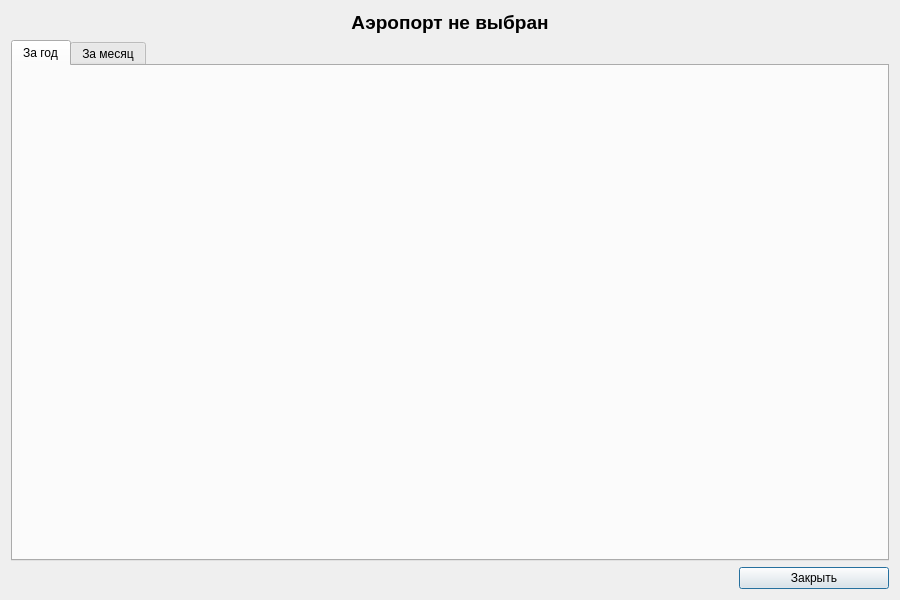
<?xml version="1.0" encoding="UTF-8"?>
<ui version="4.0">
 <class>LoadWindow</class>
 <widget class="QDialog" name="LoadWindow">
  <property name="geometry">
   <rect>
    <x>0</x>
    <y>0</y>
    <width>900</width>
    <height>600</height>
   </rect>
  </property>
  <property name="minimumSize">
   <size>
    <width>800</width>
    <height>500</height>
   </size>
  </property>
  <property name="windowTitle">
   <string>Загруженность аэропорта</string>
  </property>
  <layout class="QVBoxLayout" name="rootLayout">
   <item>
    <widget class="QLabel" name="airportNameLabel">
     <property name="font">
      <font>
       <pointsize>14</pointsize>
       <bold>true</bold>
      </font>
     </property>
     <property name="text">
      <string>Аэропорт не выбран</string>
     </property>
     <property name="alignment">
      <set>Qt::AlignCenter</set>
     </property>
    </widget>
   </item>
   <item>
    <widget class="QTabWidget" name="statsTabWidget">
     <property name="sizePolicy">
      <sizepolicy hsizetype="Expanding" vsizetype="Expanding">
       <horstretch>0</horstretch>
       <verstretch>1</verstretch>
      </sizepolicy>
     </property>
     <property name="currentIndex">
      <number>0</number>
     </property>
     <widget class="QWidget" name="yearTab">
      <attribute name="title">
       <string>За год</string>
      </attribute>
      <layout class="QVBoxLayout" name="yearTabLayout">
       <item>
        <widget class="QWidget" name="yearChartWidget" native="true">
         <property name="sizePolicy">
          <sizepolicy hsizetype="Expanding" vsizetype="Expanding">
           <horstretch>0</horstretch>
           <verstretch>1</verstretch>
          </sizepolicy>
         </property>
        </widget>
       </item>
      </layout>
     </widget>
     <widget class="QWidget" name="monthTab">
      <attribute name="title">
       <string>За месяц</string>
      </attribute>
      <layout class="QVBoxLayout" name="monthChartLayout">
       <item>
        <widget class="QComboBox" name="monthComboBox">
         <property name="sizePolicy">
          <sizepolicy hsizetype="Fixed" vsizetype="Fixed">
           <horstretch>0</horstretch>
           <verstretch>0</verstretch>
          </sizepolicy>
         </property>
         <property name="minimumSize">
          <size>
           <width>250</width>
           <height>0</height>
          </size>
         </property>
        </widget>
       </item>
       <item>
        <widget class="QWidget" name="monthChartWidget" native="true">
         <property name="sizePolicy">
          <sizepolicy hsizetype="Expanding" vsizetype="Expanding">
           <horstretch>0</horstretch>
           <verstretch>1</verstretch>
          </sizepolicy>
         </property>
        </widget>
       </item>
      </layout>
     </widget>
    </widget>
   </item>
   <item>
    <layout class="QHBoxLayout" name="closeButtonLayout">
     <item>
      <spacer name="closeSpacer">
       <property name="orientation">
        <enum>Qt::Horizontal</enum>
       </property>
       <property name="sizeHint" stdset="0">
        <size>
         <width>40</width>
         <height>20</height>
        </size>
       </property>
      </spacer>
     </item>
     <item>
      <widget class="QPushButton" name="closeButton">
       <property name="minimumSize">
        <size>
         <width>150</width>
         <height>0</height>
        </size>
       </property>
       <property name="text">
        <string>Закрыть</string>
       </property>
      </widget>
     </item>
    </layout>
   </item>
  </layout>
 </widget>
 <resources/>
 <connections/>
</ui>
